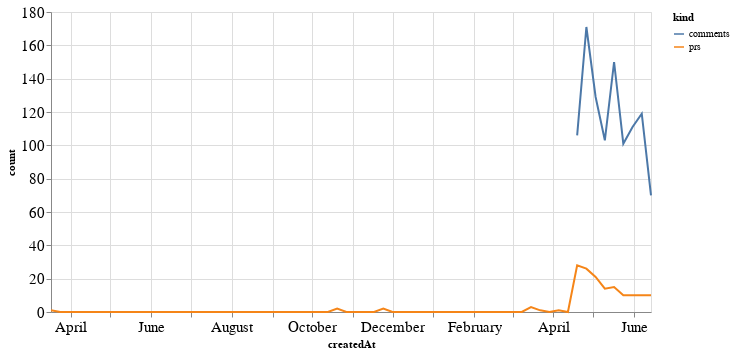

Write notebook code for a chart like this one.
### Code cell
alt.Chart(total_time, width=600).mark_line().encode(
    x='createdAt',
    y='count',
    color='kind'
)

### Figure 1 — Vega-Lite specification as saved in the notebook (floating-point values rounded to 4 significant figures; data arrays with more than 128 entries replaced by an {"elided": "..."} marker saying what was removed)
{"config": {"axisLeft": {"labelFontSize": 15}, "axisBottom": {"labelFontSize": 15}}, "data": {"name": "data-87ffb71cded0031e8eb08cc03de2a3fc"}, "mark": "line", "encoding": {"color": {"type": "nominal", "field": "kind"}, "x": {"type": "temporal", "field": "createdAt"}, "y": {"type": "quantitative", "field": "count"}}, "width": 600, "$schema": "https://vega.github.io/schema/vega-lite/v4.8.1.json", "datasets": {"data-87ffb71cded0031e8eb08cc03de2a3fc": {"elided": "132 records"}}}
